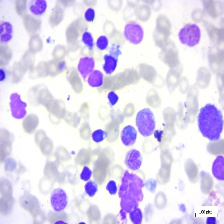
#> input picture Original/Benign/WBC-Benign-109.jpg, 224 x 224 px, found by its file name; its folder holds only this picture in this run
$ jupyter execute --allow-errors EDA.ipynb   (older library calls are emulated)
#> lines starting #> are read from the running program, lines starting #| are printed output that depends on the picture
[cell 1]
import numpy as np
import matplotlib.pyplot as plt
import pandas as pd
import cv2
import os
from PIL import Image

EDA

[cell 2]
pictures=[]
for Dir in os.listdir('Original'):
    for dir1 in os.listdir('Original'+'\\'+str(Dir)):
        pictures.append(('Original'+'\\'+str(Dir)+'\\'+dir1,Dir,dir1))
#> pass 2 of the loop `for Dir in os.listdir('Original'):`:

#get an histogram with the amount of images per category
df=pd.DataFrame(pictures,columns=['Dir','Category','Image'])
df['Category'].value_counts().plot(kind='bar')
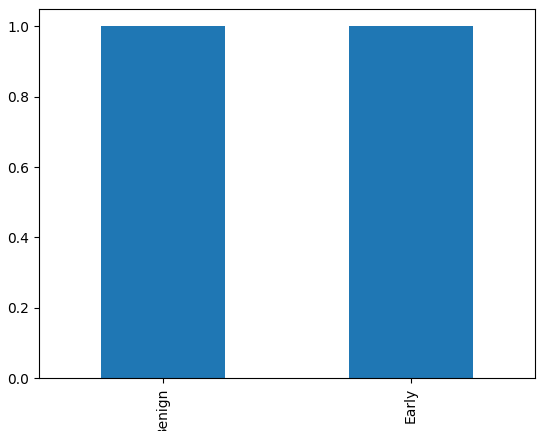
#> figure drawn by matplotlib, 1 panel

[cell 3]
df

[cell 4]
##open jpg file from directory
size=[]
color=[]
color1=[]

for image in df.Dir:
    I = np.asarray(Image.open(image))
#> I is the input picture: shape (224, 224, 3); mean R, G, B 221.7, 213.4, 238.9
    im = Image.fromarray(np.uint8(I))

    #get the color of the image
    color.append(im.mode)


    ##show image
    size.append(np.shape(I))
#> pass 2 of the loop `for image in df.Dir:`:
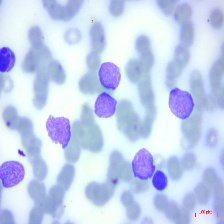
#> input picture Original/Early/WBC-Malignant-Early-015.jpg, 224 x 224 px, found by its file name
#> I is the input picture: shape (224, 224, 3); mean R, G, B 196.8, 210.3, 239.8
    #im.show(im)
df['size']=size
df['Mode']=color

df

[cell 5]
df['Mode'].value_counts().plot(kind='bar')
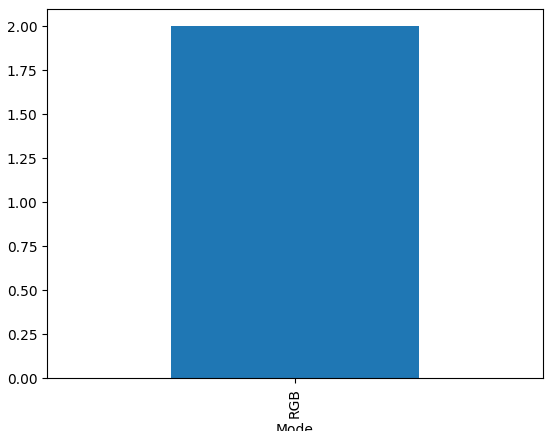
#> figure drawn by matplotlib, 1 panel

[cell 6]
df.info()

[cell 7]
df.describe()

[cell 8]
## function to do Adaptive histogram equalization
def adaptive_hist_eq(image):
    clahe = cv2.createCLAHE(clipLimit=2.0, tileGridSize=(8,8))
    cl1 = clahe.apply(image)
    return cl1

## function to do histogram normalization
def hist_norm(image):
    norm_image = cv2.normalize(image, None, alpha=0, beta=255, norm_type=cv2.NORM_MINMAX, dtype=cv2.CV_8U)
    return norm_image

[cell 9]
##function that gets all the pictures from the directory and apply the adaptive histogram equalization
def get_images_processing(directory, processing='adaptive_histogram_equalization'):
#> called with directory = 'Original', processing = 'adaptive_histogram_equalization'
    images=[]
    for dir in os.listdir(directory):
        for dir1 in os.listdir('Original'+'\\'+str(dir)):
            img = cv2.imread(directory+'\\'+dir+'\\'+dir1)
            #img = cv2.cvtColor(img, cv2.COLOR_BGR2GRAY)
            if processing == 'adaptive_histogram_equalization':
                img = cv2.cvtColor(img, cv2.COLOR_BGR2GRAY)
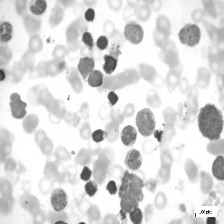
#> img: shape (224, 224); min 28, max 255, mean 218.8
                img = adaptive_hist_eq(img)
#> in adaptive_hist_eq, `cl1 = clahe.apply(image)`:
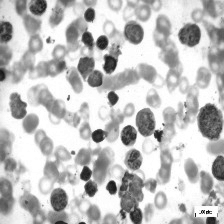
#> cl1: shape (224, 224); min 14, max 255, mean 193.3
            elif processing == 'histogram_normalization':
                img = hist_norm(img)
            elif processing == 'sharpening':
                img = cv2.cvtColor(img, cv2.COLOR_BGR2GRAY)
                kernel = np.array([[-1,-1,-1], [-1,9,-1], [-1,-1,-1]])
                img = cv2.filter2D(img, -1, kernel)
            else:
                img = img

            images.append(img)
#> pass 2 of the loop in get_images_processing, `for dir in os.listdir(directory):`:
#> in adaptive_hist_eq (call 2), `cl1 = clahe.apply(image)`:
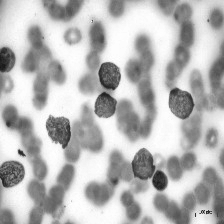
#> cl1: shape (224, 224); min 22, max 255, mean 183.5
#> `images_smooth=get_images_processing('Original','adaptive_histogram_equ..`: images_smooth = 2 items
#> pass 2 of the loop in get_images_processing, `for dir in os.listdir(directory):`:
#> call 3 of get_images_processing, with directory = 'Original', processing = 'sharpening'
#> in get_images_processing (call 3), `img = cv2.filter2D(img, -1, kernel)`:
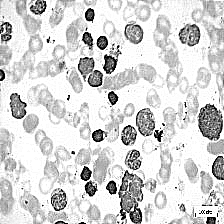
#> img: shape (224, 224); min 0, max 255, mean 212.8
#> pass 2 of the loop in get_images_processing, `for dir in os.listdir(directory):`:
#> in get_images_processing (call 3), `img = cv2.filter2D(img, -1, kernel)`:
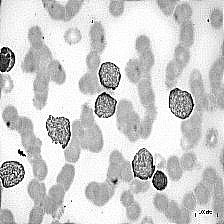
#> img: shape (224, 224); min 0, max 255, mean 208.2
    return images

Adaptive histogram equalization (AHE) is a technique that improves the contrast of an image by redistributing pixel values in a way that enhances the visibility of features. AHE works by dividing the image into small regions called "tiles," computing the histogram of pixel intensities for each tile, and then adjusting the pixel values in each tile based on the histogram of the neighboring tiles.

AHE is often applied to grayscale images because the histogram of pixel intensities in a grayscale image represents the distribution of the different shades of gray in the image. By modifying the histogram of the image, AHE can enhance the contrast of the image and bring out more detail.

In color images, each pixel is represented by a combination of red, green, and blue color channels. Applying AHE to color images can be challenging because the technique needs to be modified to work with multiple channels, and adjusting the histogram of one channel can affect the color balance of the image. Therefore, it is common practice to convert color images to grayscale before applying AHE to enhance the image contrast.

[cell 10]
images_smooth=get_images_processing('Original','adaptive_histogram_equalization')
images_color_norm=get_images_processing('Original','histogram_normalization')
images_sharpening=get_images_processing('Original','sharpening')
#> images_sharpening = 2 items

[cell 11]
print(np.shape(images_smooth))
#| (2, 224, 224)
print(np.shape(images_color_norm))
#| (2, 224, 224, 3)
print(np.shape(images_sharpening))
#| (2, 224, 224)

[cell 12]
##function to show a batch of images
def show_images(images):
    for i in range(0,20):
        plt.subplot(4,5,i+1)
        plt.imshow(images[i],cmap='gray')
    plt.show()
